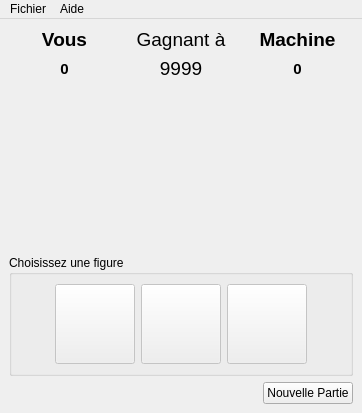
<?xml version="1.0" encoding="UTF-8"?>
<ui version="4.0">
 <class>ChifoumiVue</class>
 <widget class="QMainWindow" name="ChifoumiVue">
  <property name="geometry">
   <rect>
    <x>0</x>
    <y>0</y>
    <width>362</width>
    <height>413</height>
   </rect>
  </property>
  <property name="windowTitle">
   <string>Chifoumi</string>
  </property>
  <widget class="QWidget" name="centralwidget">
   <layout class="QVBoxLayout" name="verticalLayout">
    <item>
     <layout class="QGridLayout" name="layoutGrilleJoueur">
      <item row="2" column="1" alignment="Qt::AlignHCenter">
       <widget class="QLabel" name="imageEppee">
        <property name="maximumSize">
         <size>
          <width>100</width>
          <height>100</height>
         </size>
        </property>
        <property name="text">
         <string/>
        </property>
        <property name="pixmap">
         <pixmap resource="chifoumieVue.qrc">:/chifoumi/images/versus_70.png</pixmap>
        </property>
        <property name="alignment">
         <set>Qt::AlignCenter</set>
        </property>
        <property name="margin">
         <number>2</number>
        </property>
        <property name="indent">
         <number>-4</number>
        </property>
       </widget>
      </item>
      <item row="0" column="2">
       <widget class="QLabel" name="labelMachine">
        <property name="font">
         <font>
          <pointsize>14</pointsize>
          <bold>true</bold>
         </font>
        </property>
        <property name="text">
         <string>Machine</string>
        </property>
        <property name="alignment">
         <set>Qt::AlignCenter</set>
        </property>
        <property name="margin">
         <number>7</number>
        </property>
       </widget>
      </item>
      <item row="2" column="0">
       <widget class="QLabel" name="imageCoupJoueur">
        <property name="text">
         <string/>
        </property>
        <property name="pixmap">
         <pixmap resource="chifoumieVue.qrc">:/chifoumi/images/rien.gif</pixmap>
        </property>
        <property name="alignment">
         <set>Qt::AlignCenter</set>
        </property>
        <property name="margin">
         <number>7</number>
        </property>
       </widget>
      </item>
      <item row="2" column="2">
       <widget class="QLabel" name="imageCoupMachine">
        <property name="text">
         <string/>
        </property>
        <property name="pixmap">
         <pixmap resource="chifoumieVue.qrc">:/chifoumi/images/rien.gif</pixmap>
        </property>
        <property name="alignment">
         <set>Qt::AlignCenter</set>
        </property>
        <property name="margin">
         <number>7</number>
        </property>
       </widget>
      </item>
      <item row="1" column="2">
       <widget class="QLabel" name="labelScoreMachine">
        <property name="font">
         <font>
          <pointsize>11</pointsize>
          <bold>true</bold>
         </font>
        </property>
        <property name="text">
         <string>0</string>
        </property>
        <property name="alignment">
         <set>Qt::AlignCenter</set>
        </property>
        <property name="margin">
         <number>7</number>
        </property>
       </widget>
      </item>
      <item row="0" column="0">
       <widget class="QLabel" name="labelVous">
        <property name="font">
         <font>
          <pointsize>14</pointsize>
          <bold>true</bold>
         </font>
        </property>
        <property name="layoutDirection">
         <enum>Qt::LeftToRight</enum>
        </property>
        <property name="text">
         <string>Vous</string>
        </property>
        <property name="alignment">
         <set>Qt::AlignCenter</set>
        </property>
        <property name="margin">
         <number>7</number>
        </property>
       </widget>
      </item>
      <item row="1" column="0">
       <widget class="QLabel" name="labelScoreJoueur">
        <property name="font">
         <font>
          <pointsize>11</pointsize>
          <bold>true</bold>
         </font>
        </property>
        <property name="text">
         <string>0</string>
        </property>
        <property name="alignment">
         <set>Qt::AlignCenter</set>
        </property>
        <property name="margin">
         <number>7</number>
        </property>
       </widget>
      </item>
      <item row="0" column="1">
       <widget class="QLabel" name="labelTexteScoreFin">
        <property name="font">
         <font>
          <pointsize>14</pointsize>
         </font>
        </property>
        <property name="text">
         <string>Gagnant à</string>
        </property>
        <property name="alignment">
         <set>Qt::AlignCenter</set>
        </property>
       </widget>
      </item>
      <item row="1" column="1">
       <widget class="QLabel" name="labelScoreFin">
        <property name="font">
         <font>
          <pointsize>14</pointsize>
         </font>
        </property>
        <property name="text">
         <string>9999</string>
        </property>
        <property name="alignment">
         <set>Qt::AlignCenter</set>
        </property>
       </widget>
      </item>
     </layout>
    </item>
    <item>
     <spacer name="strechVertical">
      <property name="orientation">
       <enum>Qt::Vertical</enum>
      </property>
      <property name="sizeHint" stdset="0">
       <size>
        <width>20</width>
        <height>40</height>
       </size>
      </property>
     </spacer>
    </item>
    <item>
     <widget class="QGroupBox" name="groupBox">
      <property name="title">
       <string>Choisissez une figure</string>
      </property>
      <layout class="QHBoxLayout" name="horizontalLayout_2">
       <item>
        <spacer name="strecthGaucheCoup">
         <property name="orientation">
          <enum>Qt::Horizontal</enum>
         </property>
         <property name="sizeHint" stdset="0">
          <size>
           <width>40</width>
           <height>20</height>
          </size>
         </property>
        </spacer>
       </item>
       <item>
        <widget class="QPushButton" name="boutonPierre">
         <property name="enabled">
          <bool>false</bool>
         </property>
         <property name="minimumSize">
          <size>
           <width>80</width>
           <height>80</height>
          </size>
         </property>
         <property name="text">
          <string/>
         </property>
         <property name="icon">
          <iconset resource="chifoumieVue.qrc">
           <normaloff>:/chifoumi/images/pierre_115.png</normaloff>:/chifoumi/images/pierre_115.png</iconset>
         </property>
         <property name="iconSize">
          <size>
           <width>80</width>
           <height>80</height>
          </size>
         </property>
        </widget>
       </item>
       <item>
        <widget class="QPushButton" name="boutonCiseau">
         <property name="enabled">
          <bool>false</bool>
         </property>
         <property name="minimumSize">
          <size>
           <width>80</width>
           <height>80</height>
          </size>
         </property>
         <property name="text">
          <string/>
         </property>
         <property name="icon">
          <iconset resource="chifoumieVue.qrc">
           <normaloff>:/chifoumi/images/ciseau_115.png</normaloff>:/chifoumi/images/ciseau_115.png</iconset>
         </property>
         <property name="iconSize">
          <size>
           <width>80</width>
           <height>80</height>
          </size>
         </property>
        </widget>
       </item>
       <item>
        <widget class="QPushButton" name="boutonPapier">
         <property name="enabled">
          <bool>false</bool>
         </property>
         <property name="minimumSize">
          <size>
           <width>80</width>
           <height>80</height>
          </size>
         </property>
         <property name="text">
          <string/>
         </property>
         <property name="icon">
          <iconset resource="chifoumieVue.qrc">
           <normaloff>:/chifoumi/images/papier_115.png</normaloff>:/chifoumi/images/papier_115.png</iconset>
         </property>
         <property name="iconSize">
          <size>
           <width>80</width>
           <height>80</height>
          </size>
         </property>
        </widget>
       </item>
       <item>
        <spacer name="stretchDroiteCoup">
         <property name="orientation">
          <enum>Qt::Horizontal</enum>
         </property>
         <property name="sizeHint" stdset="0">
          <size>
           <width>40</width>
           <height>20</height>
          </size>
         </property>
        </spacer>
       </item>
      </layout>
     </widget>
    </item>
    <item>
     <layout class="QHBoxLayout" name="layoutBouton">
      <item>
       <spacer name="stretchBouton">
        <property name="orientation">
         <enum>Qt::Horizontal</enum>
        </property>
        <property name="sizeHint" stdset="0">
         <size>
          <width>40</width>
          <height>20</height>
         </size>
        </property>
       </spacer>
      </item>
      <item>
       <widget class="QPushButton" name="boutonPartie">
        <property name="text">
         <string>Nouvelle Partie</string>
        </property>
        <property name="autoDefault">
         <bool>true</bool>
        </property>
       </widget>
      </item>
     </layout>
    </item>
   </layout>
  </widget>
  <widget class="QMenuBar" name="menuBar">
   <property name="geometry">
    <rect>
     <x>0</x>
     <y>0</y>
     <width>362</width>
     <height>22</height>
    </rect>
   </property>
   <widget class="QMenu" name="menuFichier">
    <property name="title">
     <string>Fichier</string>
    </property>
    <addaction name="actionQuitter"/>
   </widget>
   <widget class="QMenu" name="menuAide_2">
    <property name="title">
     <string>Aide</string>
    </property>
    <addaction name="actionA_propos"/>
   </widget>
   <addaction name="menuFichier"/>
   <addaction name="menuAide_2"/>
  </widget>
  <action name="actionQuitter">
   <property name="text">
    <string>Quitter</string>
   </property>
   <property name="shortcut">
    <string>F1</string>
   </property>
  </action>
  <action name="actionA_propos">
   <property name="text">
    <string>A propos</string>
   </property>
   <property name="shortcut">
    <string>F2</string>
   </property>
  </action>
 </widget>
 <tabstops>
  <tabstop>boutonPartie</tabstop>
  <tabstop>boutonPierre</tabstop>
  <tabstop>boutonCiseau</tabstop>
  <tabstop>boutonPapier</tabstop>
 </tabstops>
 <resources>
  <include location="chifoumieVue.qrc"/>
 </resources>
 <connections/>
</ui>
